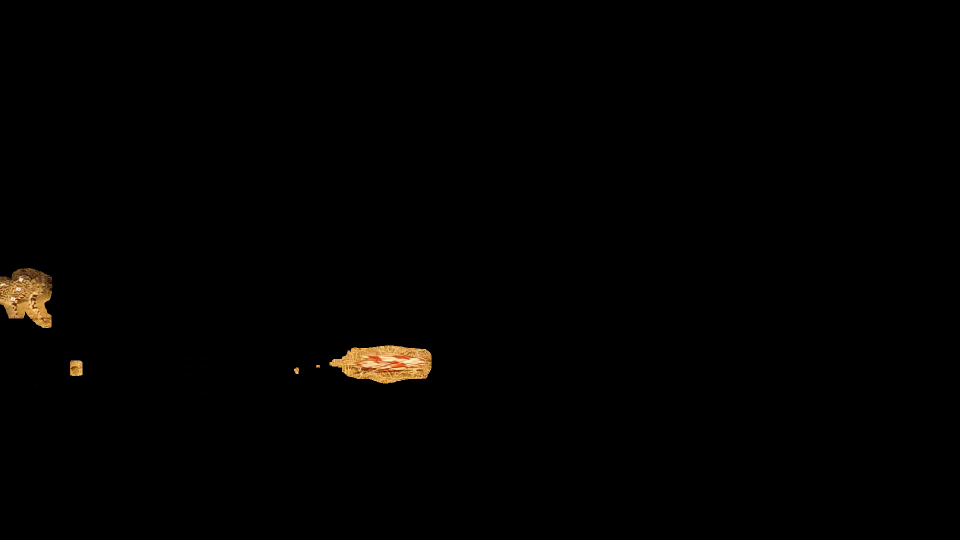
#> input picture frame 7 of Foreground Separation/output.mp4, 1920 x 1080 px, given in place of CAM2.mp4, which was not available (shown at 1/2 size)
$ python try.py
#> lines starting #> are read from the running program, lines starting #| are printed output that depends on the picture; after the words box and inside, x2 and y2 are one past the last pixel; in counts of white or black regions, pixels touching at a corner belong together; pictures that were not available may be replaced by others from this repository, and a replacement may not be noted
import numpy as np
import cv2
cap = cv2.VideoCapture('CAM2.mp4')
fgbg = cv2.bgsegm.createBackgroundSubtractorMOG()
fgbg2 = cv2.createBackgroundSubtractorMOG2(varThreshold = 100)
fgbg3 = cv2.createBackgroundSubtractorKNN(dist2Threshold = 500,detectShadows = False)
kernel = np.ones((5,5),np.uint8)
kernel2 = np.ones((2,2),np.uint8)
fourcc = cv2.VideoWriter_fourcc(*'MJPG')
out = cv2.VideoWriter('output.mp4',fourcc, 90.0, (1920,1080))

savedframe = None
i=0
while(1):
    # [6 lines of commented-out code are left out]
    ret, frame = cap.read()
#> frame is the input picture: shape (1080, 1920, 3); mean B, G, R 0.8, 1.5, 2
    if (ret==False):
      break
    # i+=1
    frameorig = frame
    # [5 lines of commented-out code are left out]
    frame = fgbg2.apply(frame)
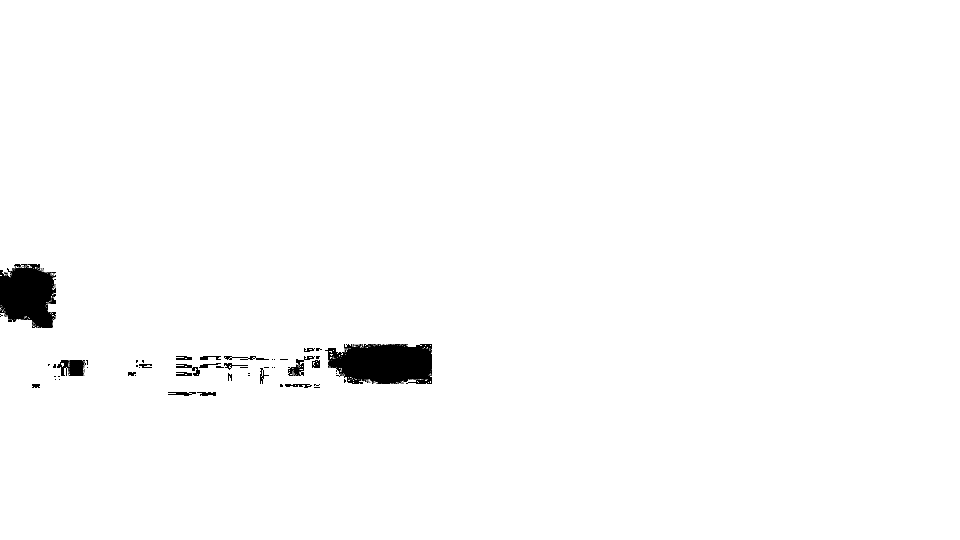
#> frame: shape (1080, 1920) (shown at 1/2 size); values 127 (black) and 255 (white), 98.5% white; 69 black regions (34 under 20 px), largest, box (x1, y1, x2, y2) and area: (650, 688, 864, 768) 14298, (0, 528, 112, 656) 11283, (114, 720, 172, 752) 1349
    # frame = cv2.GaussianBlur(frame,(5,5),0)

    # frame = cv2.erode(frame,kernel2,iterations = 1)
    frame = cv2.blur(frame,(30,30))
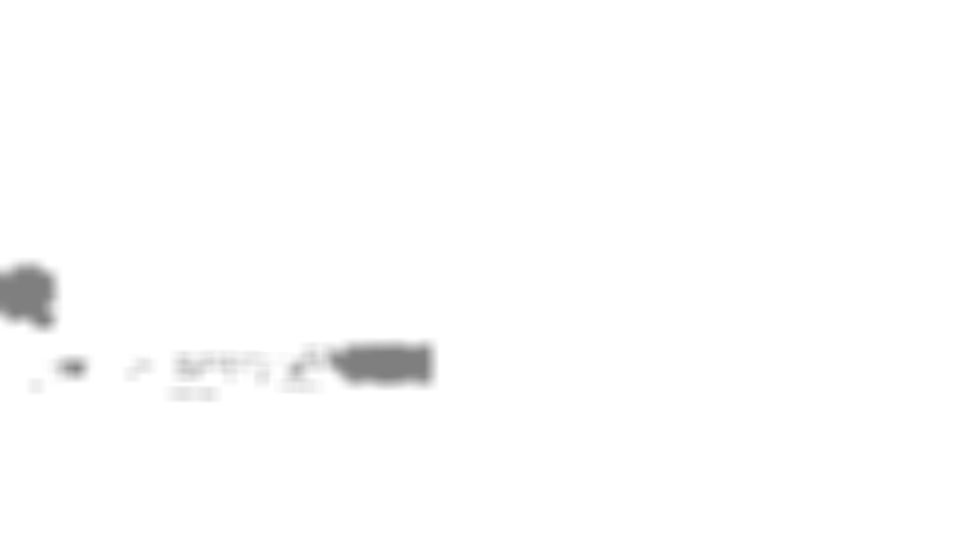
#> frame: shape (1080, 1920) (shown at 1/2 size); min 127, max 255, mean 253

    frame2 = cv2.dilate(frame,kernel,iterations = 1)


    ret, mask = cv2.threshold(frame2, 10, 255, cv2.THRESH_BINARY)
#> mask: shape (1080, 1920); every value is 255

    frame2 = cv2.bitwise_and(frameorig,frameorig,mask = mask)
    cv2.imshow('frame',frame2)
    out.write(frame2)

    # break
    # break
    # print(np.unique(mask[1]))

    k = cv2.waitKey(30) & 0xff
#> (key Esc is pressed here)
    if k == 27:
        break
# [14 lines of commented-out code are left out]
cap.release()
cv2.destroyAllWindows()

$ run again, starting later in the video
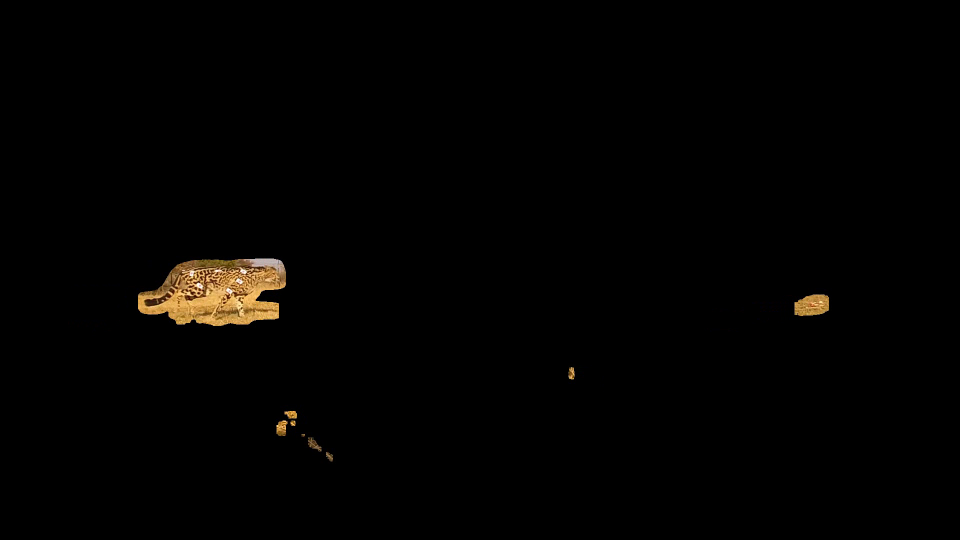
#> input picture frame 35 of Foreground Separation/output.mp4, 1920 x 1080 px, given in place of CAM2.mp4, which was not available (shown at 1/2 size)
#> frame is the input picture: shape (1080, 1920, 3); mean B, G, R 1.2, 2.3, 3
#> `frame = fgbg2.apply(frame)`:
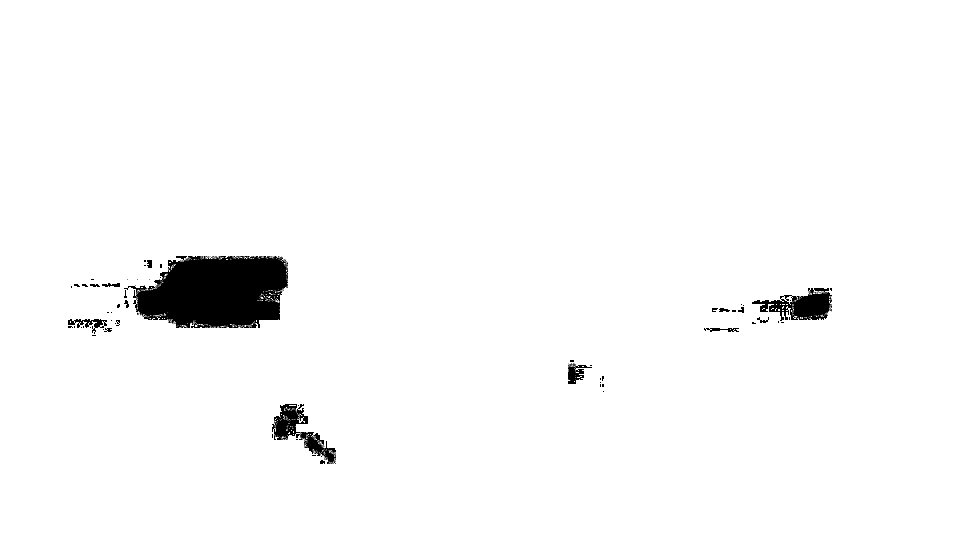
#> frame: shape (1080, 1920) (shown at 1/2 size); values 127 (black) and 255 (white), 97.6% white; 83 black regions (54 under 20 px), largest, box (x1, y1, x2, y2) and area: (248, 512, 576, 656) 35329, (1504, 576, 1664, 642) 5393, (544, 808, 672, 928) 4901
#> `frame = cv2.blur(frame,(30,30))`:
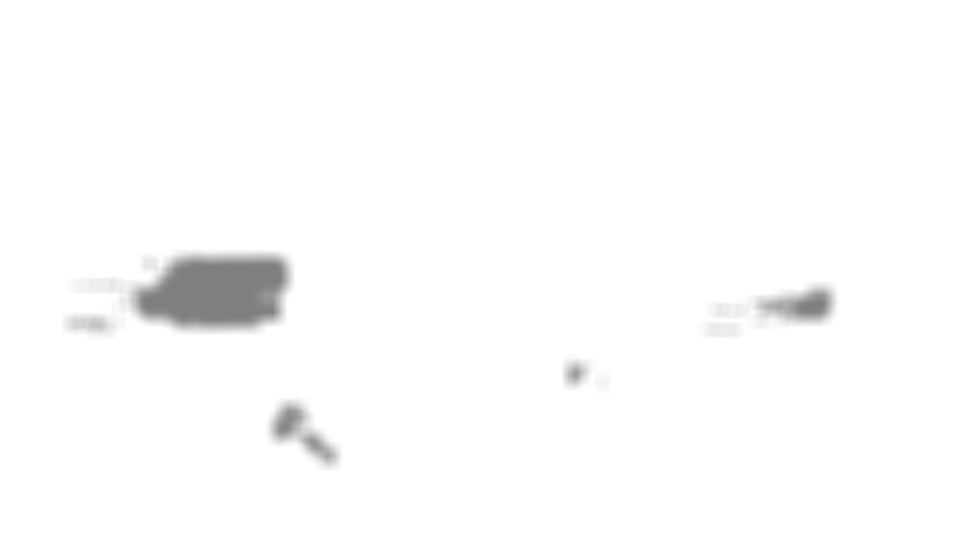
#> frame: shape (1080, 1920) (shown at 1/2 size); min 127, max 255, mean 251.9
#> mask: shape (1080, 1920); every value is 255

$ run again, starting later in the video
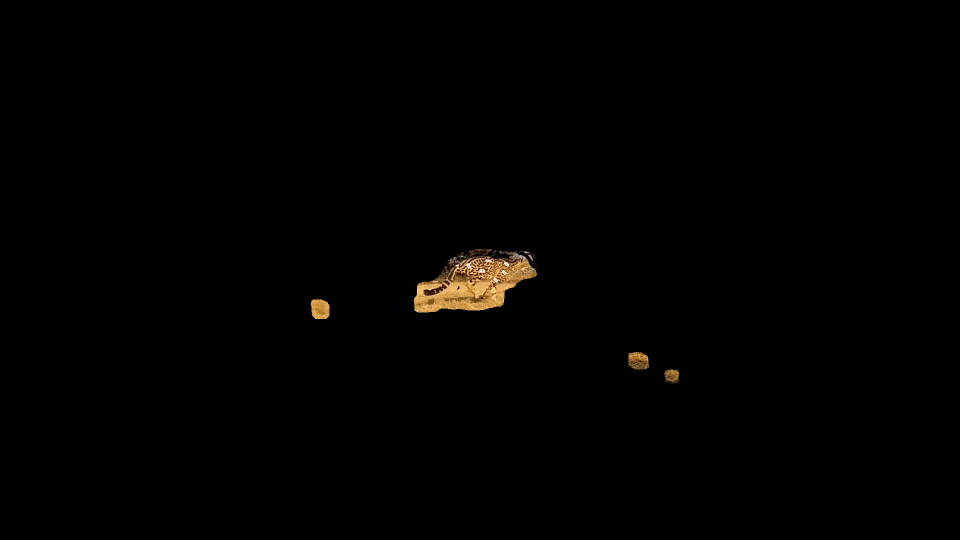
#> input picture frame 63 of Foreground Separation/output.mp4, 1920 x 1080 px, given in place of CAM2.mp4, which was not available (shown at 1/2 size)
#> frame is the input picture: shape (1080, 1920, 3); mean B, G, R 0.8, 1.4, 1.9
#> `frame = fgbg2.apply(frame)`:
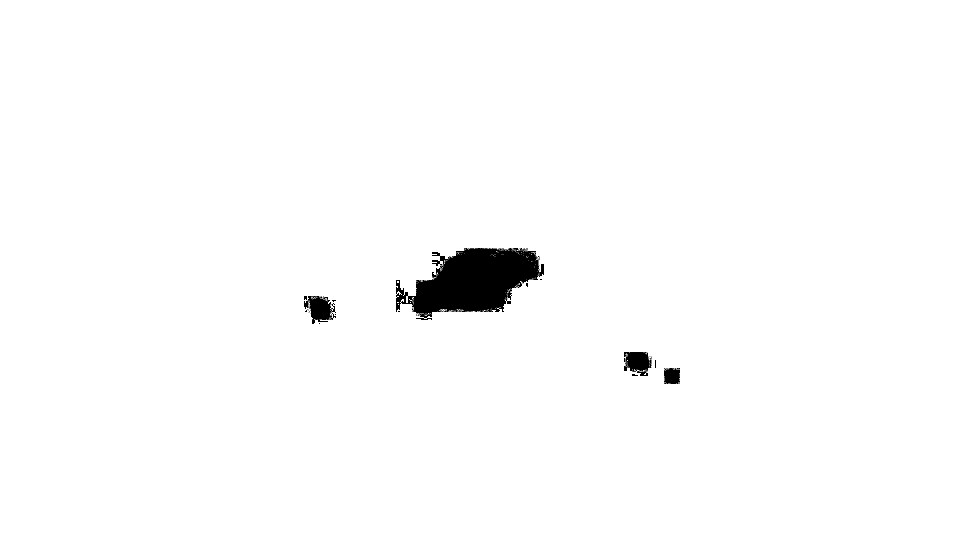
#> frame: shape (1080, 1920) (shown at 1/2 size); values 127 (black) and 255 (white), 98.5% white; 37 black regions (28 under 20 px), largest, box (x1, y1, x2, y2) and area: (792, 496, 1088, 640) 25239, (608, 592, 672, 648) 2133, (1248, 704, 1304, 752) 1918
#> mask: shape (1080, 1920); every value is 255
